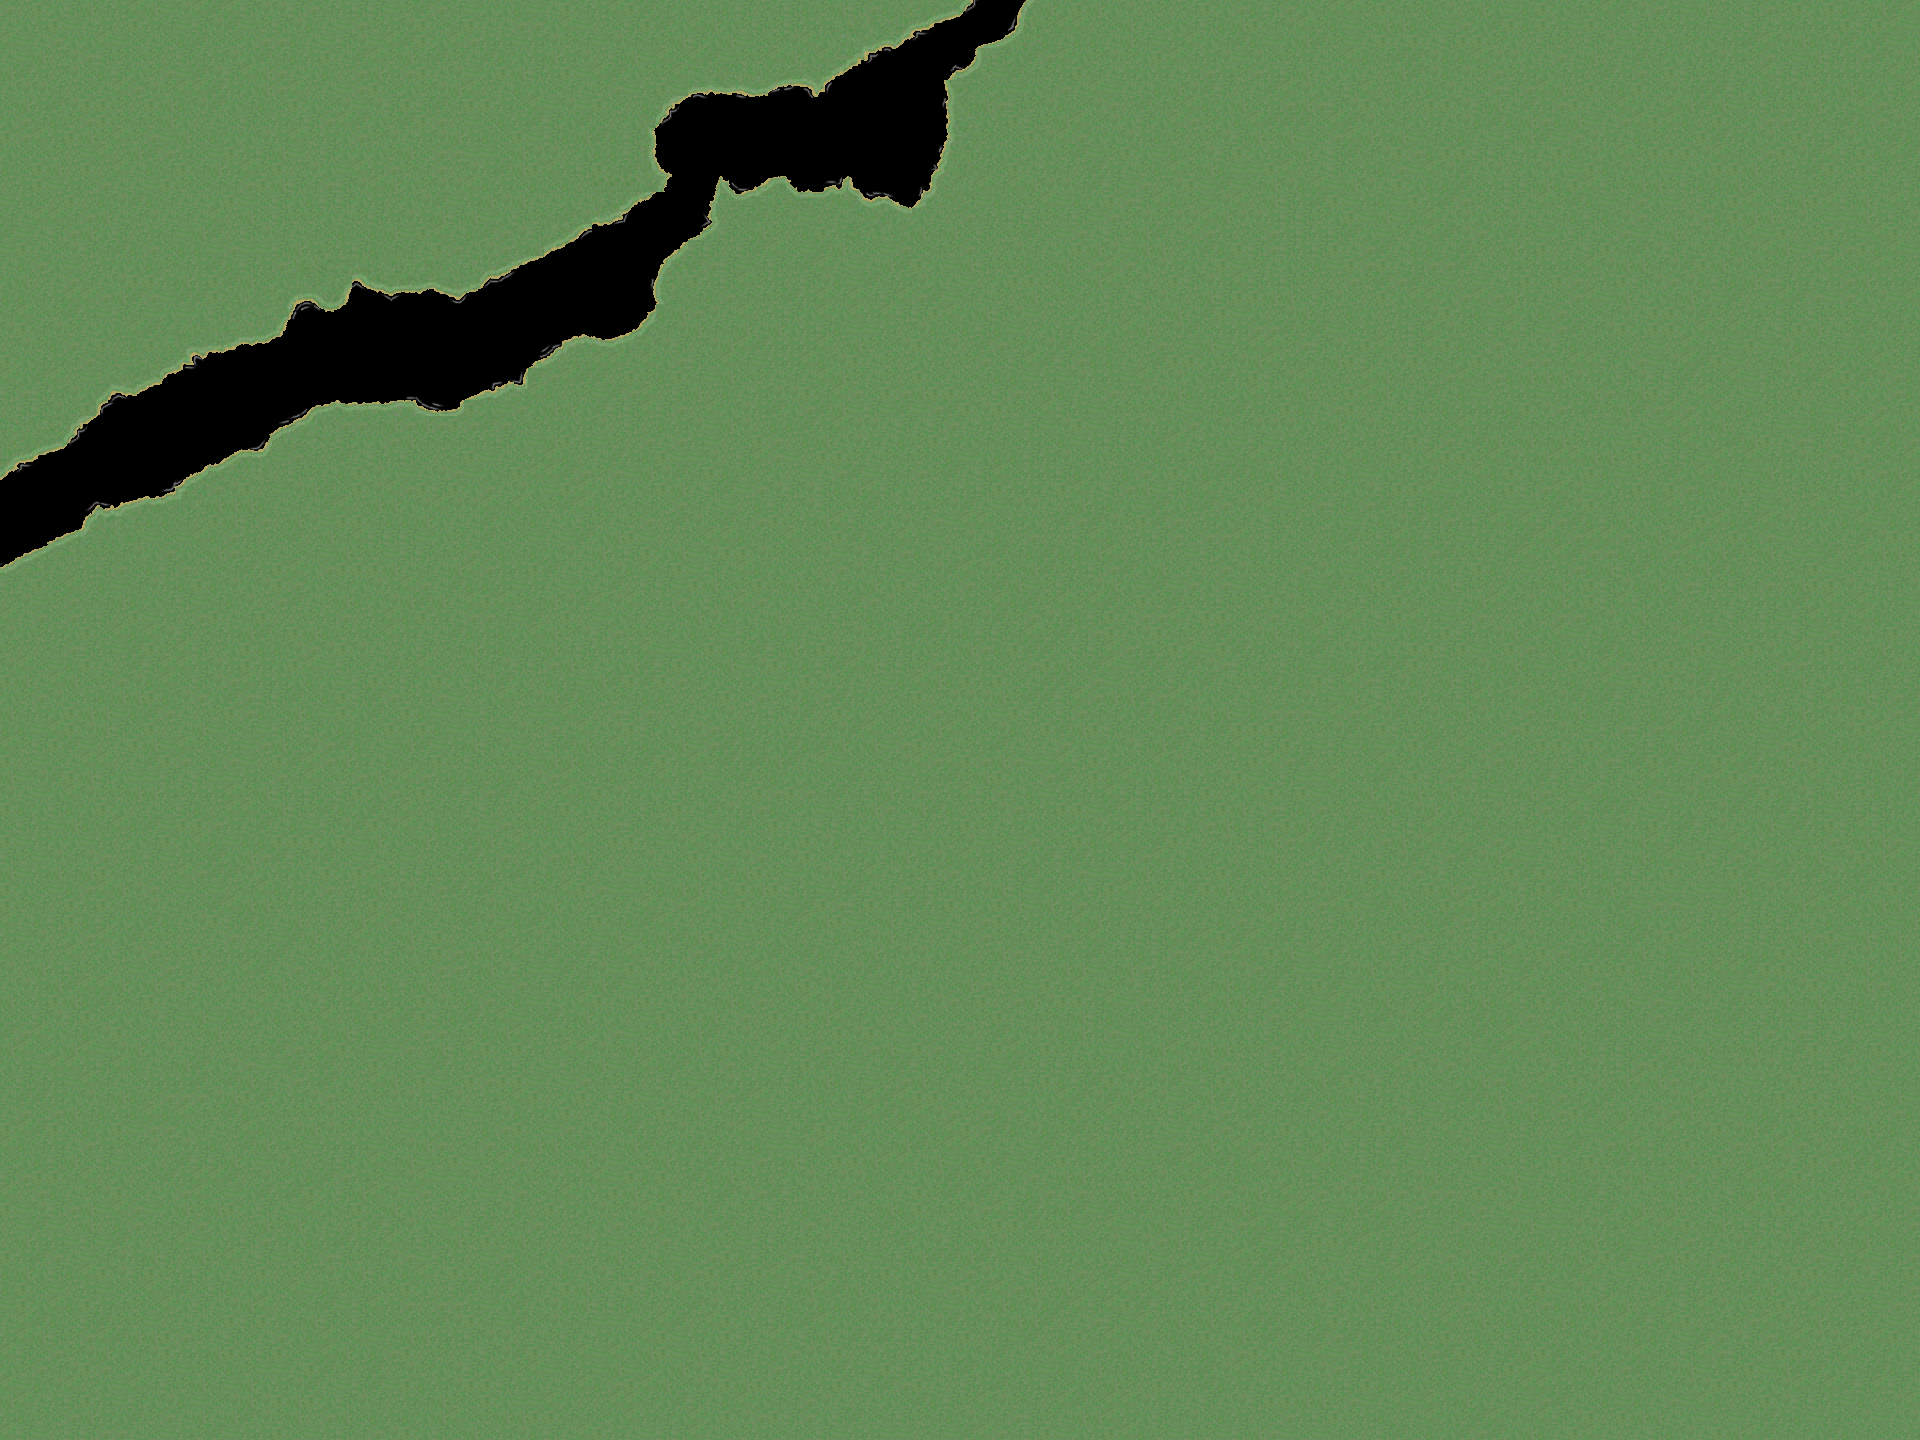

A level layout from a 2D game, rendered from its tile map. Below: a short description, then the map file with tile-grid data replaced by summaries:
An orthogonal 120x90 tile map with 16x16 px tiles, 1 tile layer (Tile Layer 1).

<map version="1.0" orientation="orthogonal" width="120" height="90" tilewidth="16" tileheight="16">
 <tileset firstgid="1" name="DaLandv2" tilewidth="16" tileheight="16">
  <image source="../Sprites/opengameart.com/yd/DaLandv2.png" width="640" height="2432" />
 </tileset>
 <layer name="Tile Layer 1" width="120" height="90">
  <data>[10800 cells, 10800 non-empty, 466 distinct tile ids]</data>
 </layer>
</map>
